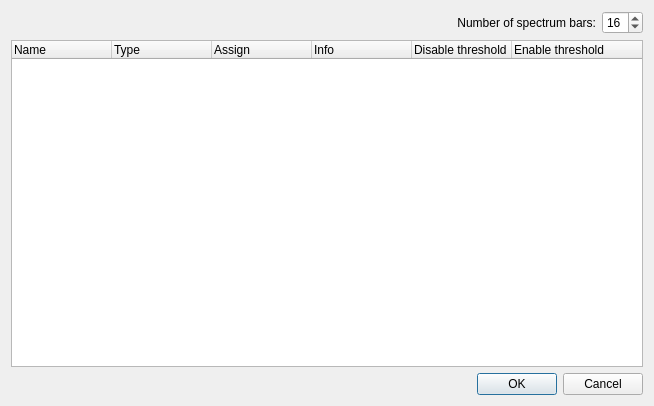
<?xml version="1.0" encoding="UTF-8"?>
<ui version="4.0">
 <class>AudioTriggersConfiguration</class>
 <widget class="QDialog" name="AudioTriggersConfiguration">
  <property name="geometry">
   <rect>
    <x>0</x>
    <y>0</y>
    <width>654</width>
    <height>406</height>
   </rect>
  </property>
  <property name="windowTitle">
   <string>Audio Triggers Configuration</string>
  </property>
  <layout class="QVBoxLayout" name="verticalLayout_2">
   <item>
    <layout class="QGridLayout" name="gridLayout">
     <item row="0" column="1">
      <widget class="QSpinBox" name="m_barsNumSpin">
       <property name="sizePolicy">
        <sizepolicy hsizetype="Fixed" vsizetype="Fixed">
         <horstretch>0</horstretch>
         <verstretch>0</verstretch>
        </sizepolicy>
       </property>
       <property name="minimum">
        <number>5</number>
       </property>
       <property name="maximum">
        <number>32</number>
       </property>
       <property name="value">
        <number>16</number>
       </property>
      </widget>
     </item>
     <item row="0" column="0">
      <widget class="QLabel" name="label">
       <property name="text">
        <string>Number of spectrum bars:</string>
       </property>
       <property name="alignment">
        <set>Qt::AlignRight|Qt::AlignTrailing|Qt::AlignVCenter</set>
       </property>
      </widget>
     </item>
     <item row="1" column="0" colspan="2">
      <widget class="QTreeWidget" name="m_tree">
       <column>
        <property name="text">
         <string>Name</string>
        </property>
       </column>
       <column>
        <property name="text">
         <string>Type</string>
        </property>
       </column>
       <column>
        <property name="text">
         <string>Assign</string>
        </property>
       </column>
       <column>
        <property name="text">
         <string>Info</string>
        </property>
       </column>
       <column>
        <property name="text">
         <string>Disable threshold</string>
        </property>
       </column>
       <column>
        <property name="text">
         <string>Enable threshold</string>
        </property>
       </column>
      </widget>
     </item>
    </layout>
   </item>
   <item>
    <widget class="QDialogButtonBox" name="buttonBox">
     <property name="orientation">
      <enum>Qt::Horizontal</enum>
     </property>
     <property name="standardButtons">
      <set>QDialogButtonBox::Cancel|QDialogButtonBox::Ok</set>
     </property>
    </widget>
   </item>
  </layout>
 </widget>
 <resources/>
 <connections>
  <connection>
   <sender>buttonBox</sender>
   <signal>accepted()</signal>
   <receiver>AudioTriggersConfiguration</receiver>
   <slot>accept()</slot>
   <hints>
    <hint type="sourcelabel">
     <x>248</x>
     <y>254</y>
    </hint>
    <hint type="destinationlabel">
     <x>157</x>
     <y>274</y>
    </hint>
   </hints>
  </connection>
  <connection>
   <sender>buttonBox</sender>
   <signal>rejected()</signal>
   <receiver>AudioTriggersConfiguration</receiver>
   <slot>reject()</slot>
   <hints>
    <hint type="sourcelabel">
     <x>316</x>
     <y>260</y>
    </hint>
    <hint type="destinationlabel">
     <x>286</x>
     <y>274</y>
    </hint>
   </hints>
  </connection>
 </connections>
</ui>
